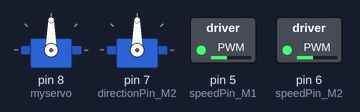
This sketch was run on a simulated Arduino Uno, built with avr-gcc and run on an emulated ATmega328P. Shown: 2 × servo, switched loads named in the sketch (green lamp = pin HIGH).

Above: at 0.1 s.
At 11.1 s:
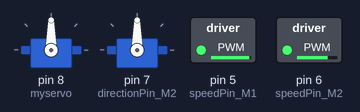
At 18.6 s:
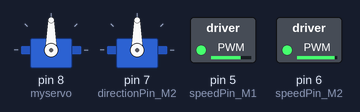
At 36.6 s:
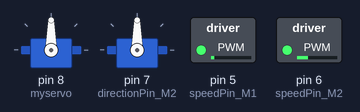
Timing chart, 0 to 40.0 s (numbered marks = the images above):
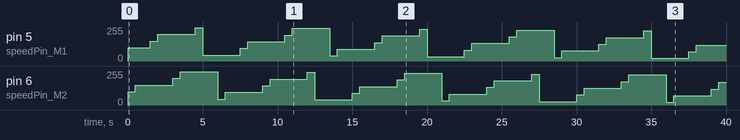

The sketch:

Wavey_Draw.ino
```cpp
#include <Servo.h>

Servo myservo;  // create servo object to control a servo
// twelve servo objects can be created on most boards
Servo myservo1;

int pos = 20;    // variable to store the servo position

int speedPin_M1 = 5;     //M1 Speed Control
int speedPin_M2 = 6;     //M2 Speed Control
int directionPin_M1 = 4;     //M1 Direction Control
int directionPin_M2 = 7;
int dlynum = 2900; // for perfect circle at little bit of real pressure

int leftSpeed = 90;
int rightSpeed = 90;
int speedCap = 250;
int directions = LOW;
int l = 100;
int r = 100;

void setup() {
  Serial.begin(9600);
  myservo.attach(8);
  myservo1.attach(7);
}

void loop() {
//  down(true, true);
//  up(true, true);
  artWave();
}

void roundWheel(int divisor, bool turnRight) {
  int left = 0;
  int right = 130;
  if (turnRight == true) {
    left = 130;
    right = 0;
  }
  analogWrite (speedPin_M2, left);
  digitalWrite(directionPin_M1, HIGH);
  analogWrite (speedPin_M1, right);
  digitalWrite(directionPin_M2, HIGH);
  delay((dlynum * 2) / divisor);
  carStop();
}

void roundSelf(int divisor, bool turnRight) {
  int leftDir = HIGH;
  int rightDir = LOW;
  if (turnRight == true) {
    int leftDir = LOW;
    int rightDir = HIGH;
  }
  analogWrite (speedPin_M2, 100); //leftspeed
  digitalWrite(directionPin_M1, leftDir);
  analogWrite (speedPin_M1, 100); //right speed
  digitalWrite(directionPin_M2, rightDir);
  delay(dlynum / divisor);
  carStop();
}

void carStop() {                //  Motor Stop
  digitalWrite(speedPin_M2, 0);
  digitalWrite(directionPin_M1, LOW);
  digitalWrite(speedPin_M1, 0);
  digitalWrite(directionPin_M2, LOW);
}

void carAdvance(int leftSpeed, int rightSpeed) {       //Move forward
  analogWrite (speedPin_M2, leftSpeed);             //PWM Speed Control
  digitalWrite(directionPin_M1, HIGH);
  analogWrite (speedPin_M1, rightSpeed);
  digitalWrite(directionPin_M2, HIGH);
}

void carBack(int leftSpeed, int rightSpeed) {     //Move backward
  analogWrite (speedPin_M2, leftSpeed);
  digitalWrite(directionPin_M1, LOW);
  analogWrite (speedPin_M1, rightSpeed);
  digitalWrite(directionPin_M2, LOW);
}
void kernal() {
  analogWrite (speedPin_M2, 1500); //leftspeed
  digitalWrite(directionPin_M1, HIGH);
  analogWrite (speedPin_M1, 150); //right speed
  digitalWrite(directionPin_M2, LOW);
  delay(2000);
  carBack(130, 90);
  delay(500);
  carStop();
}
void artWave() {
  carBack(l, r);
  delay(500);
  carStop();
  l += 50;
  carAdvance(l, r);
  delay(1000);
  carStop();
  r += 50;
  carAdvance(l, r);
  delay(500);
  carStop();
  r += 50;
  carAdvance(l, r);
  delay(1000);
  carStop();
  l += 50;
}

void flower() {
  down(true, true);
  roundSelf(2, true);
  up(true, true);
  carBack(100, 100);
  delay(500);
  carStop();
  delay(500);
}
void street() {
  down(true, true);
  delay(100);
  carBack(100, 100);
}

void circ() {
  down(true,true);
  delay(100);
  carAdvance(100, 100);
}
void waves() {
  while (leftSpeed < speedCap) {
    Serial.print("\n  going left from:");
    Serial.print(leftSpeed);
    Serial.print("against right:");
    Serial.print(rightSpeed);
    analogWrite (speedPin_M2, leftSpeed);             //PWM Speed Control
    digitalWrite(directionPin_M1, directions);
    analogWrite (speedPin_M1, rightSpeed);
    digitalWrite(directionPin_M2, directions);
    delay(500);
    carStop();
    leftSpeed += 10;
    rightSpeed -= 10;
  }
  while (rightSpeed < speedCap) {
    Serial.print("  \n going right from:");
    Serial.print(rightSpeed);
    Serial.print("against left:");
    Serial.print(leftSpeed);
    analogWrite (speedPin_M2, leftSpeed);             //PWM Speed Control
    digitalWrite(directionPin_M1, directions);
    analogWrite (speedPin_M1, rightSpeed);
    digitalWrite(directionPin_M2, directions);
    delay(500);
    carStop();
    leftSpeed -= 10;
    rightSpeed += 10;
  }
}

void down(bool left, bool right) {
  for (pos = 50; pos <= 100; pos += 1) { // goes from 0 degrees to 180 degrees

    // in steps of 1 degree
    if (right) {
      myservo.write(pos);
    }// tell servo to go to position in variable 'pos'
    if (left) {
      myservo1.write(pos);
    }
    delay(15);                       // waits 15ms for the servo to reach the position
  }
}

void up(bool left, bool right) {
  for (pos = 100; pos >= 50; pos -= 1) { // goes from 180 degrees to 0 degrees
   if (right) {
      myservo.write(pos);
    }// tell servo to go to position in variable 'pos'
    if (left) {
      myservo1.write(pos);
    }
    delay(15);                       // waits 15ms for the servo to reach the position
  }
}
```

Measured:
- by itself, pin 5 (speedPin_M1): 0/255 → 100/255 at 0.00 s, → 150/255 1.5 s later, → 200/255 0.50 s later, → 250/255 2.5 s later, … (27 changes in this stretch)
- by itself, pin 6 (speedPin_M2): 0/255 → 100/255 at 0.00 s, → 150/255 0.50 s later, → 200/255 2.5 s later, → 250/255 0.50 s later, … (28 changes in this stretch)
